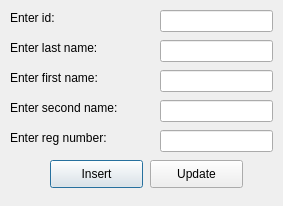
<?xml version="1.0" encoding="UTF-8"?>
<ui version="4.0">
 <class>private_insert</class>
 <widget class="QDialog" name="private_insert">
  <property name="geometry">
   <rect>
    <x>0</x>
    <y>0</y>
    <width>283</width>
    <height>206</height>
   </rect>
  </property>
  <property name="windowTitle">
   <string>Insert to private supplier</string>
  </property>
  <widget class="QLabel" name="label">
   <property name="geometry">
    <rect>
     <x>10</x>
     <y>10</y>
     <width>111</width>
     <height>16</height>
    </rect>
   </property>
   <property name="text">
    <string>Enter id:</string>
   </property>
  </widget>
  <widget class="QLabel" name="label_2">
   <property name="geometry">
    <rect>
     <x>10</x>
     <y>40</y>
     <width>151</width>
     <height>16</height>
    </rect>
   </property>
   <property name="text">
    <string>Enter last name:</string>
   </property>
  </widget>
  <widget class="QLabel" name="label_3">
   <property name="geometry">
    <rect>
     <x>10</x>
     <y>70</y>
     <width>111</width>
     <height>16</height>
    </rect>
   </property>
   <property name="text">
    <string>Enter first name:</string>
   </property>
  </widget>
  <widget class="QLineEdit" name="lineEdit_private_id">
   <property name="geometry">
    <rect>
     <x>160</x>
     <y>10</y>
     <width>113</width>
     <height>22</height>
    </rect>
   </property>
  </widget>
  <widget class="QLineEdit" name="lineEdit_private_last">
   <property name="geometry">
    <rect>
     <x>160</x>
     <y>40</y>
     <width>113</width>
     <height>22</height>
    </rect>
   </property>
  </widget>
  <widget class="QLineEdit" name="lineEdit_private_first">
   <property name="geometry">
    <rect>
     <x>160</x>
     <y>70</y>
     <width>113</width>
     <height>22</height>
    </rect>
   </property>
  </widget>
  <widget class="QPushButton" name="pushButton_private_insert">
   <property name="geometry">
    <rect>
     <x>50</x>
     <y>160</y>
     <width>93</width>
     <height>28</height>
    </rect>
   </property>
   <property name="text">
    <string>Insert</string>
   </property>
  </widget>
  <widget class="QPushButton" name="pushButton_private_update">
   <property name="geometry">
    <rect>
     <x>150</x>
     <y>160</y>
     <width>93</width>
     <height>28</height>
    </rect>
   </property>
   <property name="text">
    <string>Update</string>
   </property>
  </widget>
  <widget class="QLabel" name="label_4">
   <property name="geometry">
    <rect>
     <x>10</x>
     <y>100</y>
     <width>121</width>
     <height>16</height>
    </rect>
   </property>
   <property name="text">
    <string>Enter second name:</string>
   </property>
  </widget>
  <widget class="QLabel" name="label_5">
   <property name="geometry">
    <rect>
     <x>10</x>
     <y>130</y>
     <width>111</width>
     <height>16</height>
    </rect>
   </property>
   <property name="text">
    <string>Enter reg number:</string>
   </property>
  </widget>
  <widget class="QLineEdit" name="lineEdit_private_second">
   <property name="geometry">
    <rect>
     <x>160</x>
     <y>100</y>
     <width>113</width>
     <height>22</height>
    </rect>
   </property>
  </widget>
  <widget class="QLineEdit" name="lineEdit_private_number">
   <property name="geometry">
    <rect>
     <x>160</x>
     <y>130</y>
     <width>113</width>
     <height>22</height>
    </rect>
   </property>
  </widget>
 </widget>
 <resources/>
 <connections/>
</ui>
